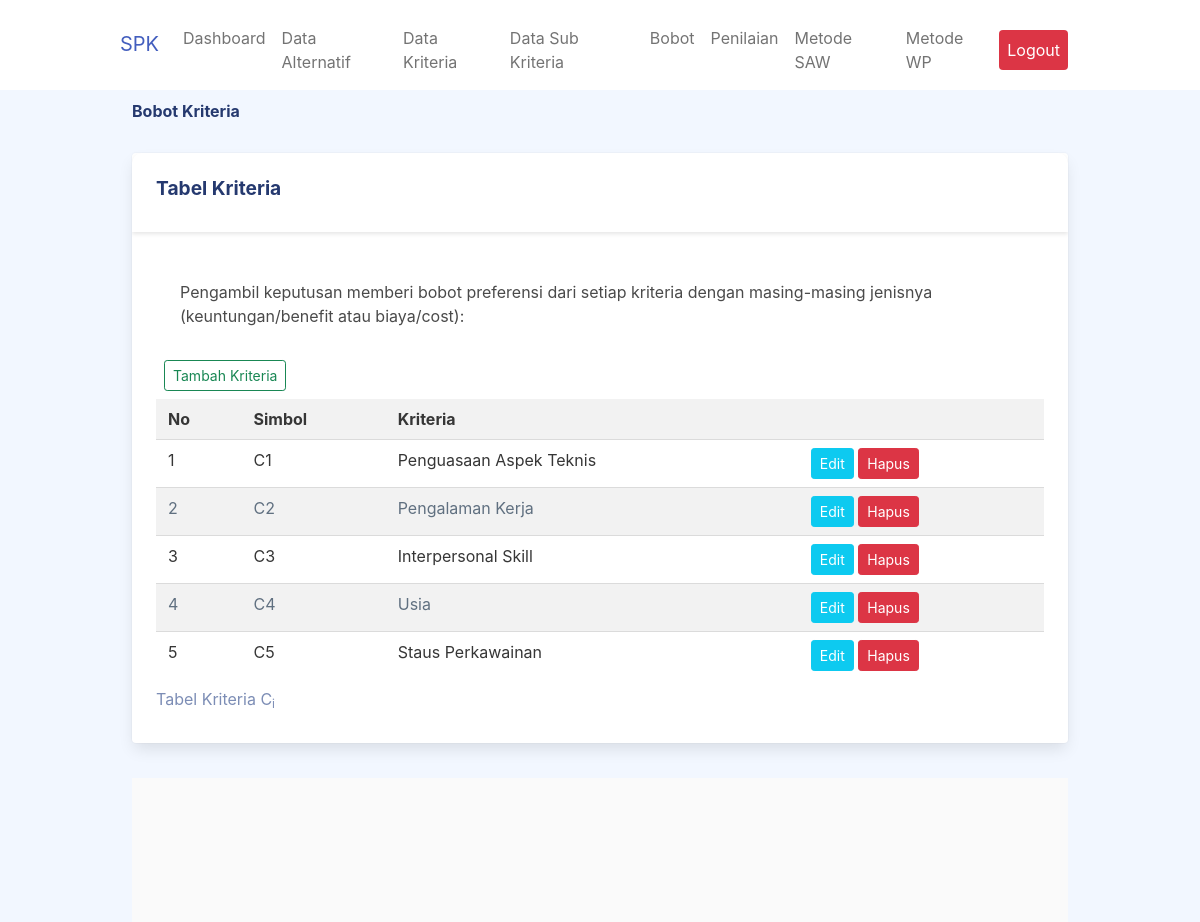
Page /kriteria.php (signed in) on the earlier database version.
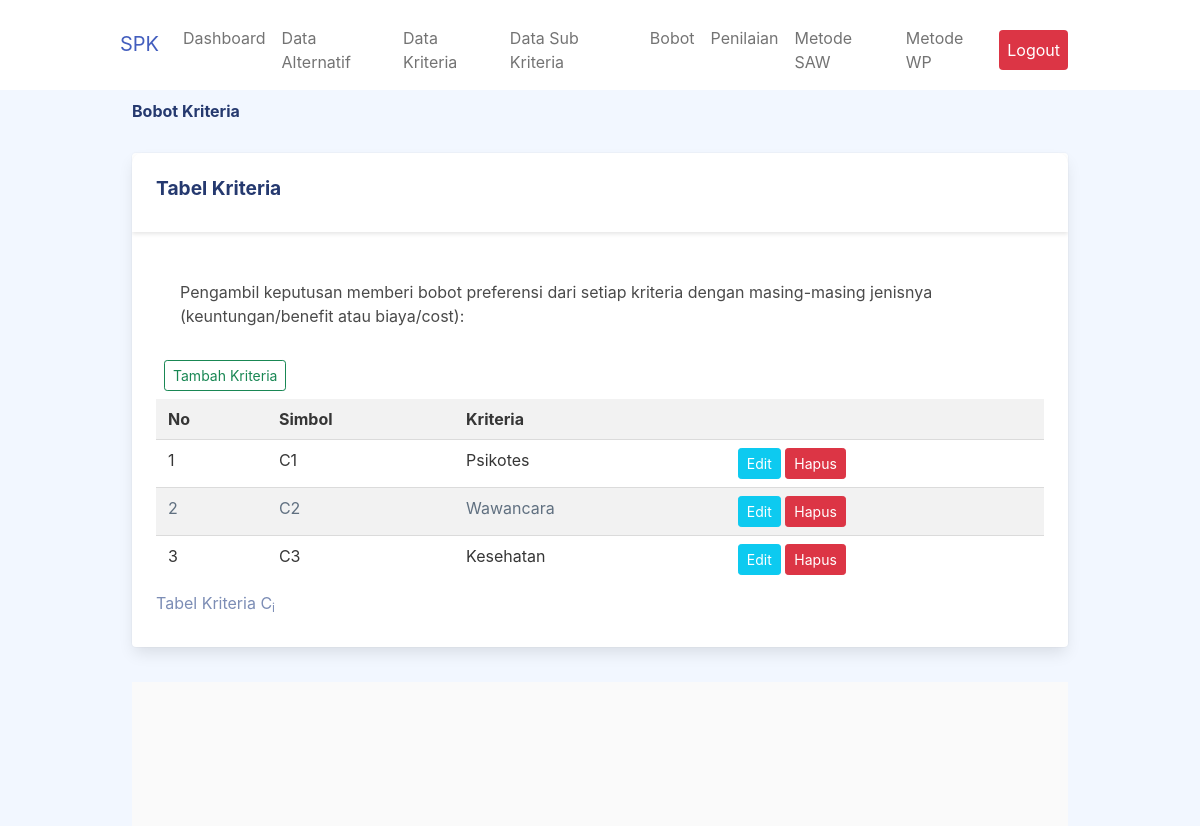
Same page on the later database version.
### tables this page shows
CREATE TABLE `saw_criterias` (
  `id_criteria` tinyint(3) UNSIGNED NOT NULL,
  `criteria` varchar(100) NOT NULL,
  `weight` float NOT NULL,
  `attribute` set('benefit','cost') DEFAULT NULL
);

### kriteria.php (the view, shortened to what this page needs)
<!DOCTYPE html>
<html lang="en">
  <?php
require "layout/head.php";
require "include/conn.php";
?>
  <body>
    <div id="app">
      <?php require "layout/sidebar.php";?>
      <div class="container">
        <div class="page-heading">
          <h3>Bobot Kriteria</h3>
        </div>
        <div class="page-content">
          <section class="row">
            <div class="col-12">
              <div class="card">
                <div class="card-header">
                  <h4 class="card-title">Tabel Kriteria</h4>
                </div>
                <div class="card-content">
                  <div class="card-body">
                    <p class="card-text">Pengambil keputusan memberi bobot preferensi dari setiap kriteria dengan
                      masing-masing jenisnya (keuntungan/benefit atau biaya/cost):</p>
                  </div>
                  <button type="button" class="btn btn-outline-success btn-sm m-2" data-bs-toggle="modal"
                                        data-bs-target="#inlineForm">
                                        Tambah Kriteria
                                    </button>
                  <div class="table-responsive">
                    <table class="table table-striped mb-0">
                    <caption>
    Tabel Kriteria C<sub>i</sub>
  </caption>
  <tr>
    <th>No</th>
    <th>Simbol</th>
    <th colspan="2">Kriteria</th>
  </tr>
  <?php
$sql = 'SELECT id_criteria,criteria,weight,attribute FROM saw_criterias';
$result = $db->query($sql);
$i = 0;
while ($row = $result->fetch_object()) {
    echo "<tr>
        <td class='right'>" . (++$i) . "</td>
        <td class='center'>C{$i}</td>
        <td>{$row->criteria}</td>
        <td>
            <a href='bobot-edit.php?id={$row->id_criteria}' class='btn btn-info btn-sm'>Edit</a>
            <a class='btn btn-danger btn-sm' href='bobot-hapus.php?id={$row->id_criteria}'>Hapus</a>
            </td>
      </tr>\n";
}
?>
                    </table>
                  </div>
                </div>
              </div>
            </div>
          </section>
        </div>
        <?php require "layout/footer.php";?>
      </div>
    </div>
  </body>
</html>

Differences in the rows shown:
removed saw_criterias: criteria "Interpersonal Skill"
removed saw_criterias: criteria "Usia"
removed saw_criterias: criteria "Staus Perkawainan"
changed saw_criterias: criteria "Penguasaan Aspek Teknis" → "Psikotes"
changed saw_criterias: criteria "Pengalaman Kerja" → "Wawancara"
added saw_criterias: criteria "Kesehatan"
